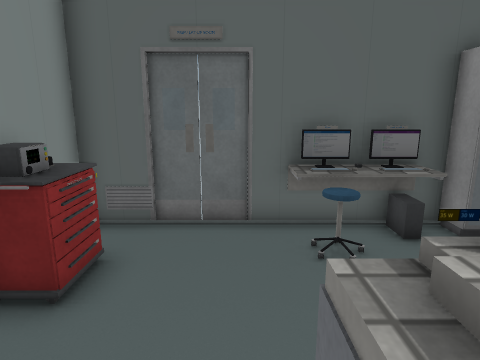
view 1 (above)

16 first-person views from a walk through a scene from a Unity 3-D project. The camera is 1.4 m above the floor, tilts 12° down and sees 75° across. The floor is counted in squares, 0.5 m on a side. Each view is taken from the middle of a square. On the plan, view 1 faces up. The plan holds only what a view shows up to about 20 squares ahead; the rest is blank. Door leaves are left out, so doorways stand open. Some surface patterns are stand-ins.

view 2
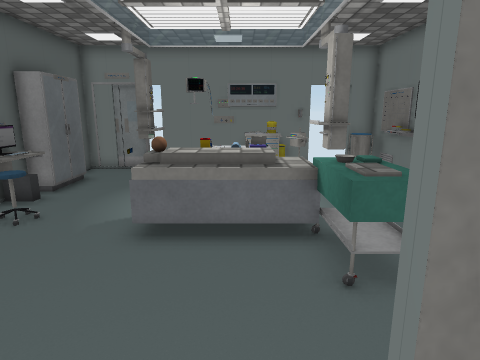

view 3
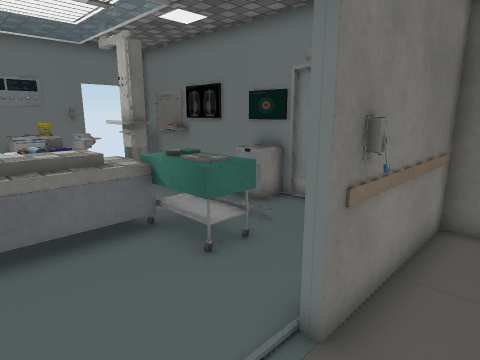

view 4
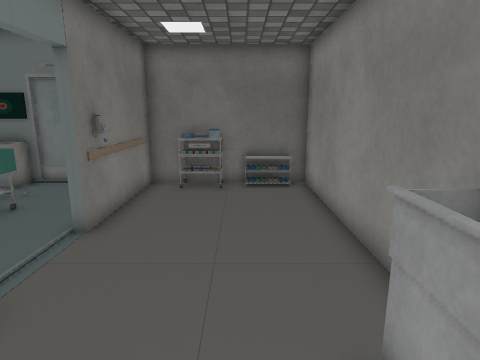

view 5
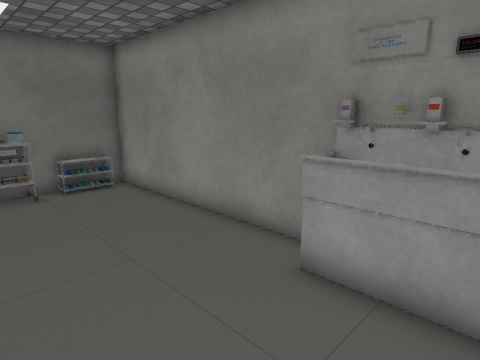

view 6
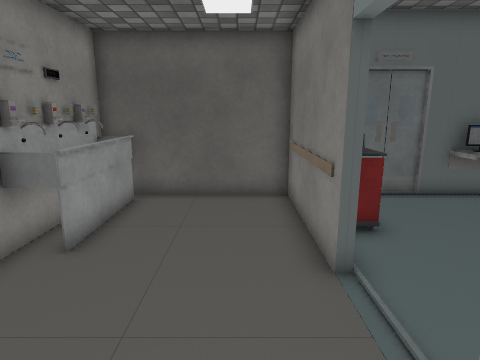

view 7
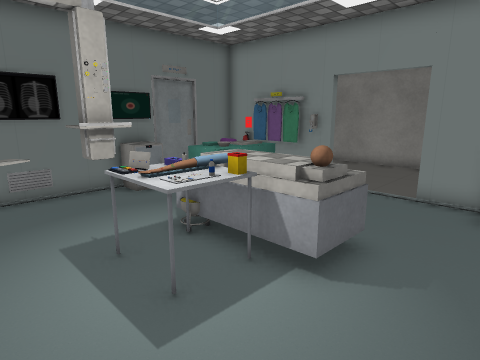

view 8
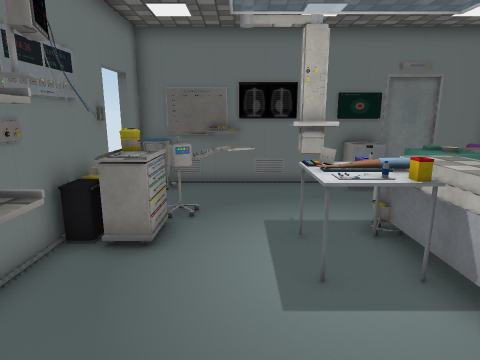

view 9
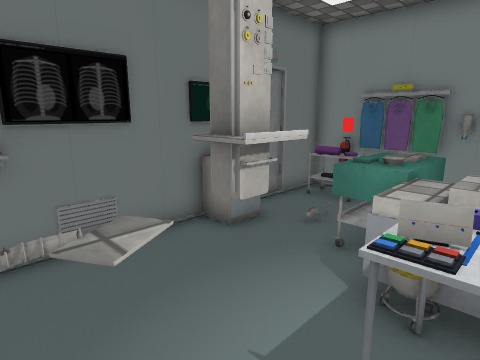

view 10
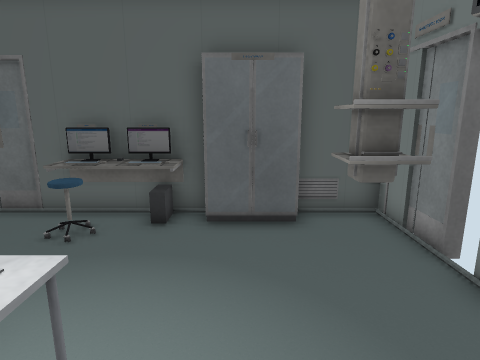

view 11
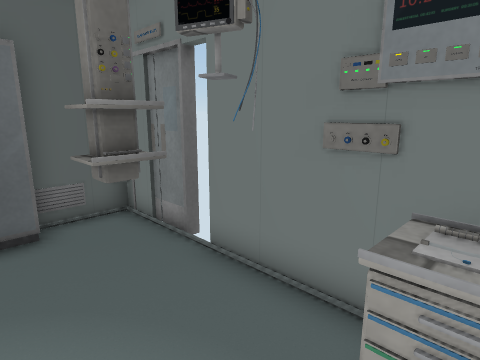

view 12
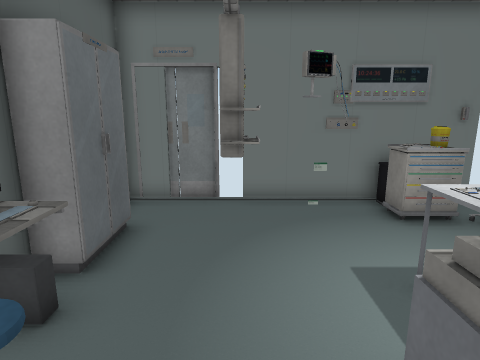

view 13
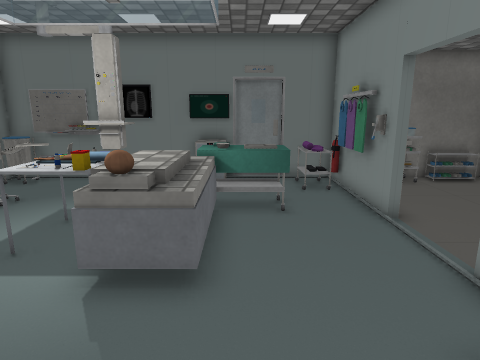

view 14
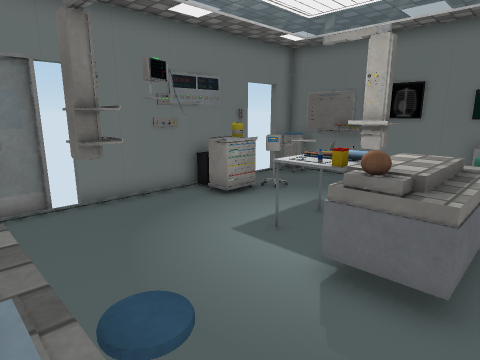

view 15
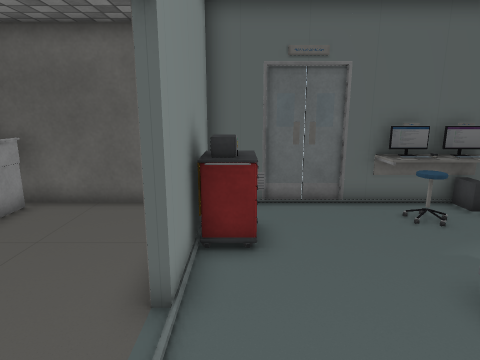

view 16
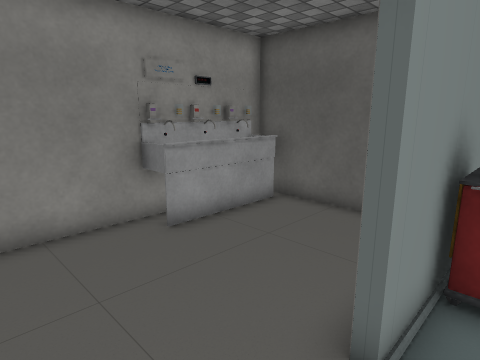

### Floor plan
Ten units are one square. View 1 is at (0, 0); x grows to the right and y downward. Boxes are objects, and circles mark ways between rooms. Rooms are numbered by the first view taken in them; rooms with no view inside come last. Other rooms are left out.
<svg viewBox="-112 -82 217 154">
<path fill="none" stroke="#000" d="M34 32 34 23 46 23M37 32 37 27 43 27M75 -35 78 -41M75 -35 89 -35 75 -35M76 -35 76 -45 88 -45M-40 10 -40 67 85 67M-37 22 -37 55M86 -39 79 -39 79 -45M52 -77 -40 -77 -40 -21M61 62 72 62M100 -47 100 -77 76 -77M100 36 100 -21M24 -29 19 -29M55 22 63 18 66 23M63 23 66 25 71 27M63 23 70 28M64 24 71 28M73 24 78 22 80 26M-43 -21 -43 -77 -107 -77 -107 67 -70 67M-46 21 -43 14M-43 45 -43 10M-74 56 -56 56M-72 58 -58 58M-100 60 -81 60M-70 67 -43 67 -43 45M-73 60 -58 60M85 67 100 67 100 56"/>
<rect x="-35" y="35" width="20" height="30" fill="#bbb"><title>other object</title></rect>
<rect x="-35" y="-65" width="10" height="30" fill="#bbb"><title>other object</title></rect>
<rect x="-15" y="15" width="30" height="20" fill="#bbb"><title>other object</title></rect>
<rect x="5" y="55" width="20" height="10" fill="#bbb"><title>other object</title></rect>
<rect x="5" y="-25" width="30" height="50" fill="#bbb"><title>other object</title></rect>
<rect x="5" y="-75" width="40" height="20" fill="#bbb"><title>other object</title></rect>
<rect x="25" y="-15" width="30" height="30" fill="#bbb"><title>other object</title></rect>
<rect x="35" y="-25" width="10" height="10" fill="#bbb"><title>other object</title></rect>
<rect x="35" y="-35" width="10" height="10" fill="#bbb"><title>other object</title></rect>
<rect x="45" y="5" width="10" height="10" fill="#bbb"><title>other object</title></rect>
<rect x="45" y="-75" width="30" height="10" fill="#bbb"><title>other object</title></rect>
<rect x="75" y="-5" width="20" height="30" fill="#bbb"><title>other object</title></rect>
<rect x="-105" y="-75" width="20" height="50" fill="#bbb"><title>other object</title></rect>
<circle cx="-45" cy="5" r="3" fill="#2a7"/>
<text x="20" y="-10">1</text>
<text x="-80" y="-10">2</text>
<text x="-50" y="60">3</text>
<text x="90" y="60">4</text>
</svg>
Room 1 opens to room 2.

Where each view was taken, in squares from view 1:
view 1: 0 up, 0 right, facing up
view 2: 0 up, 6 left, facing right
view 3: 2 up, 6 left, facing down-right
view 4: 6 up, 8 left, facing down
view 5: 6 up, 5 left, facing down-left
view 6: 3 down, 6 left, facing up
view 7: 5 up, 7 right, facing down-left
view 8: 6 up, 6 right, facing down
view 9: 0 up, 7 right, facing down-left
view 10: 1 down, 6 right, facing up
view 11: 1 down, 6 right, facing up-right
view 12: 4 up, 0 right, facing right
view 13: 7 up, 0 right, facing down
view 14: 7 up, 0 right, facing down-right
view 15: 2 down, 3 left, facing up
view 16: 1 down, 3 left, facing up-left
